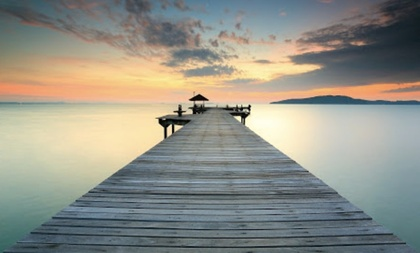
%> input picture 4-line-hough-transform/hf.jpg, 420 x 253 px, shrunk from 924 x 556 before the run
$ octave mydemo.m   (GNU Octave 9; MATLAB toolbox functions it lacks are replaced by stand-ins)
%> lines starting %> are read from the running program, lines starting %| are printed output that depends on the picture; in (x1, y1, x2, y2) boxes, pixels count from 0 and x2, y2 are one past the last pixel; in counts of white or black regions, pixels touching at a corner belong together; the program's own positions count from 1
### 4-line-hough-transform/myhough.m
function [h, theta, rho] = myhough(bw, rhoResolution, thetaResolution)
%MYHOUGH Hough transform.
%   MYHOUGH is a weakened version of MATLAB built-in function hough. It
%   implements the Standard Hough Transform using pure MATLAB code (using
%   .m rather than .mex). For more infomation about hough transform, please
%   enter "help hough" in the MATLAB command line. Besides, mydemo.m is a
%   script demo for myhough (as well as hough).

[M,N] = size(bw);

theta = linspace(-90, 0, ceil(90/thetaResolution) + 1);
theta = [theta -fliplr(theta(2:end - 1))];

D = sqrt((M - 1)^2 + (N - 1)^2);
q = ceil(D/rhoResolution);
nrho = 2*q + 1;
rho = linspace(-q*rhoResolution, q*rhoResolution, nrho);


h = zeros(length(rho), length(theta));

t = theta*pi/180;
cost = cos(t);
sint = sin(t);

for y = 1:M
    for x = 1:N
        if bw(y, x)
            r = (x-1)*cost + (y-1)*sint;
            r = round(r/rhoResolution) + q + 1;
            for k = 1:length(t)
                h(r(k), k) = h(r(k), k) + 1;
            end
        end
    end
end

### 4-line-hough-transform/mydemo.m
%% temporarily add custom functions needed to MATLAB search path
addpath('../experiment1/functions');
addpath('../experiment2/functions');

%% FILE -> RGB -> GRAY -> EDGE
RGB = imread('hf.jpg');
%> RGB is the input picture: size 253x420x3 uint8; mean R, G, B 145.6, 145.4, 135.5

% using custom functions
% HSI = rgb2hsi(RGB);
% GRAY = HSI(:, :, 3);
% BW = myedge(GRAY, 'prewitt', 50);
% or using MATLAB built-in functions
GRAY = rgb2gray(RGB);
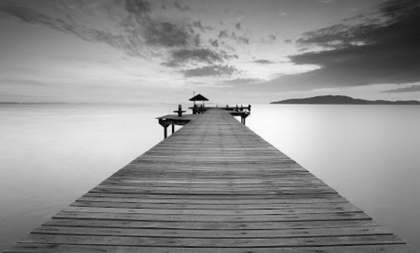
%> GRAY: size 253x420 uint8; min 0, max 253, mean 144.3
BW = edge(GRAY, 'prewitt');
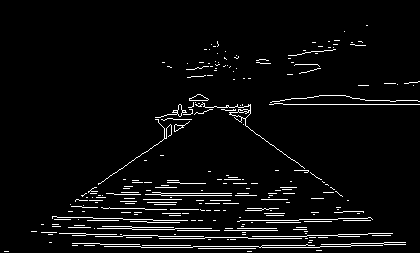
%> BW: size 253x420 logical; 4.4% white in thin lines or dots, all inside (x1, y1, x2, y2) = (4, 25, 420, 252)

% show RGB
subplot(2, 3, 1);
imshow(RGB);
title('Original image');
axis on;
% show GRAY
subplot(2, 3, 2);
imshow(GRAY);
title('Grayscale image (or intensity image)');
axis on;
% show EDGE
subplot(2, 3, 3);
imshow(BW);
title('Edges in intensity image (using prewitt operators with a threshold of 50)');
axis on;

%% Hough transform
[H, T, R] = myhough(BW, 0.5, 0.5);
%> after the loop in myhough, `for y = 1:M`:
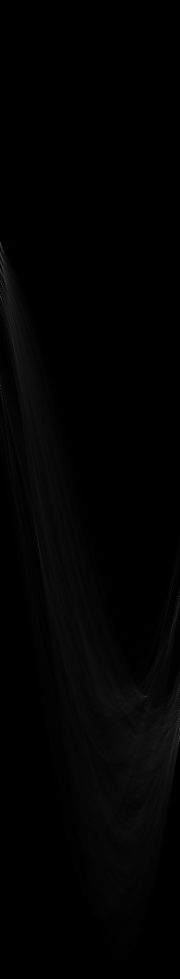
%> h: size 1957x360 double (shown at 1/2 size); min 0, max 167, mean 2.4
%> after the loop in myhough, `for y = 1:M`: r = 360 values, max 1689 at index 267, min 477 at index 1, mean 1297.2
%> T = 360 values from -90 to 89.5; R = 1957 values from -489 to 489
% [H, T, R] = hough(BW, 'rhoResolution', 0.5, 'thetaResolution', 0.5);
% all(all(H==h));
subplot(2, 3, 4);
imshow(H, [], 'XData', T, 'YData', R, 'InitialMagnification', 'fit');
title('Hough transform');
xlabel('\theta'),ylabel('\rho');
axis on , axis normal, hold on;
colormap(gca, hot);

%% Hough peaks and Hough lines
% Hough peaks
P = houghpeaks(H, 20, 'threshold', ceil(0.3*max(H(:))));
%> P = 13 rows, first 12: [539 1; 771 1; 507 1; 593 1; 485 1; 1477 356; 520 6; 563 1; 1393 292; 546 9; 574 6; 1059 72]
x = T(P(:, 2));
%> x = [-90 -90 -90 -90 -90 87.5 -87.5 -90 55.5 -86 -87.5 -54.5 87]
y = R(P(:, 1));
%> y = [-220 -104 -236 -193 -247 249 -229.5 -208 207 -216.5 -202.5 40 236]
% plot(x, y, 's', 'color', 'white');
plot(x, y, 'ws');
% Hough lines
lines = houghlines(BW, T, R, P, 'FillGap', 5, 'MinLength', 7);
%> lines = 45 lines; longest, point1 to point2 (x, y): (284, 105) to (420, 105), (251, 130) to (335, 190), (170, 136) to (99, 185), (162, 194) to (232, 194), (260, 248) to (320, 248), (241, 221) to (299, 221)

% show Hough lines on the intensity image
subplot(2, 3, 5);
imshow(GRAY);
title('Straight line detection using Hough transform');
axis on;
hold on;
max_len = 0;
for k = 1:length(lines)
    xy = [lines(k).point1;lines(k).point2];
    plot(xy(:, 1), xy(:, 2), 'LineWidth', 2, 'Color', 'green');
    plot(xy(1, 1), xy(1, 2), 'x', 'LineWidth', 2, 'Color', 'yellow');
    plot(xy(2, 1), xy(2, 2), 'x', 'LineWidth', 2, 'Color', 'red');
    len = norm(lines(k).point1 - lines(k).point2);
    if(len > max_len)
        max_len = len;
        xy_long = xy;
    end
end
%> this loop made 45 passes
%> (len, max_len, xy_long) on passes 1, 2, 3, 6: (31, 31, [88 221; 119 221]), (49, 49, [154 221; 203 221]), (58, 58, [241 221; 299 221]), (136, 136, [284 105; 420 105])
%> (xy, len) on passes 4, 5, 7, 8, 9, 10: ([344 221; 371 221], 27), ([194 105; 205 105], 11), ([96 237; 123 237], 27), ([159 237; 204 237], 45), ([253 237; 307 237], 54), ([339 237; 360 237], 21)
plot(xy_long(:, 1), xy_long(:,2), 'LineWidth', 2, 'Color', 'cyan');

% show Hough lines on the original image
subplot(2, 3, 6);
imshow(RGB);
title('Straight line detection using Hough transform');
axis on;
hold on;
max_len = 0;
for k = 1:length(lines)
    xy = [lines(k).point1;lines(k).point2];
    plot(xy(:, 1), xy(:, 2), 'LineWidth', 2, 'Color', 'green');
    plot(xy(1, 1), xy(1, 2), 'x', 'LineWidth', 2, 'Color', 'yellow');
    plot(xy(2, 1), xy(2, 2), 'x', 'LineWidth', 2, 'Color', 'red');
    len = norm(lines(k).point1 - lines(k).point2);
    if(len > max_len)
        max_len = len;
        xy_long = xy;
    end
end
plot(xy_long(:, 1), xy_long(:,2), 'LineWidth', 2, 'Color', 'cyan');
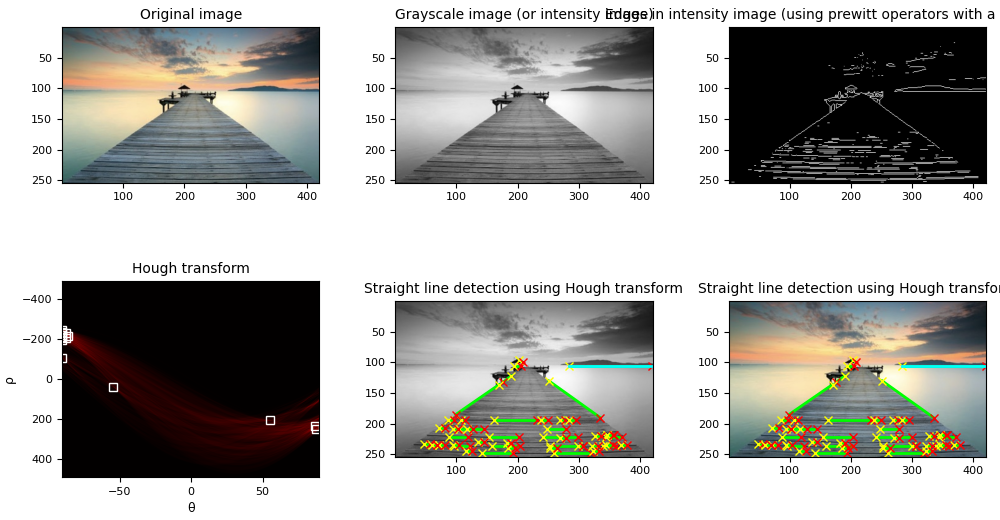
%> figure redrawn from the program's plot data, 6 panels
